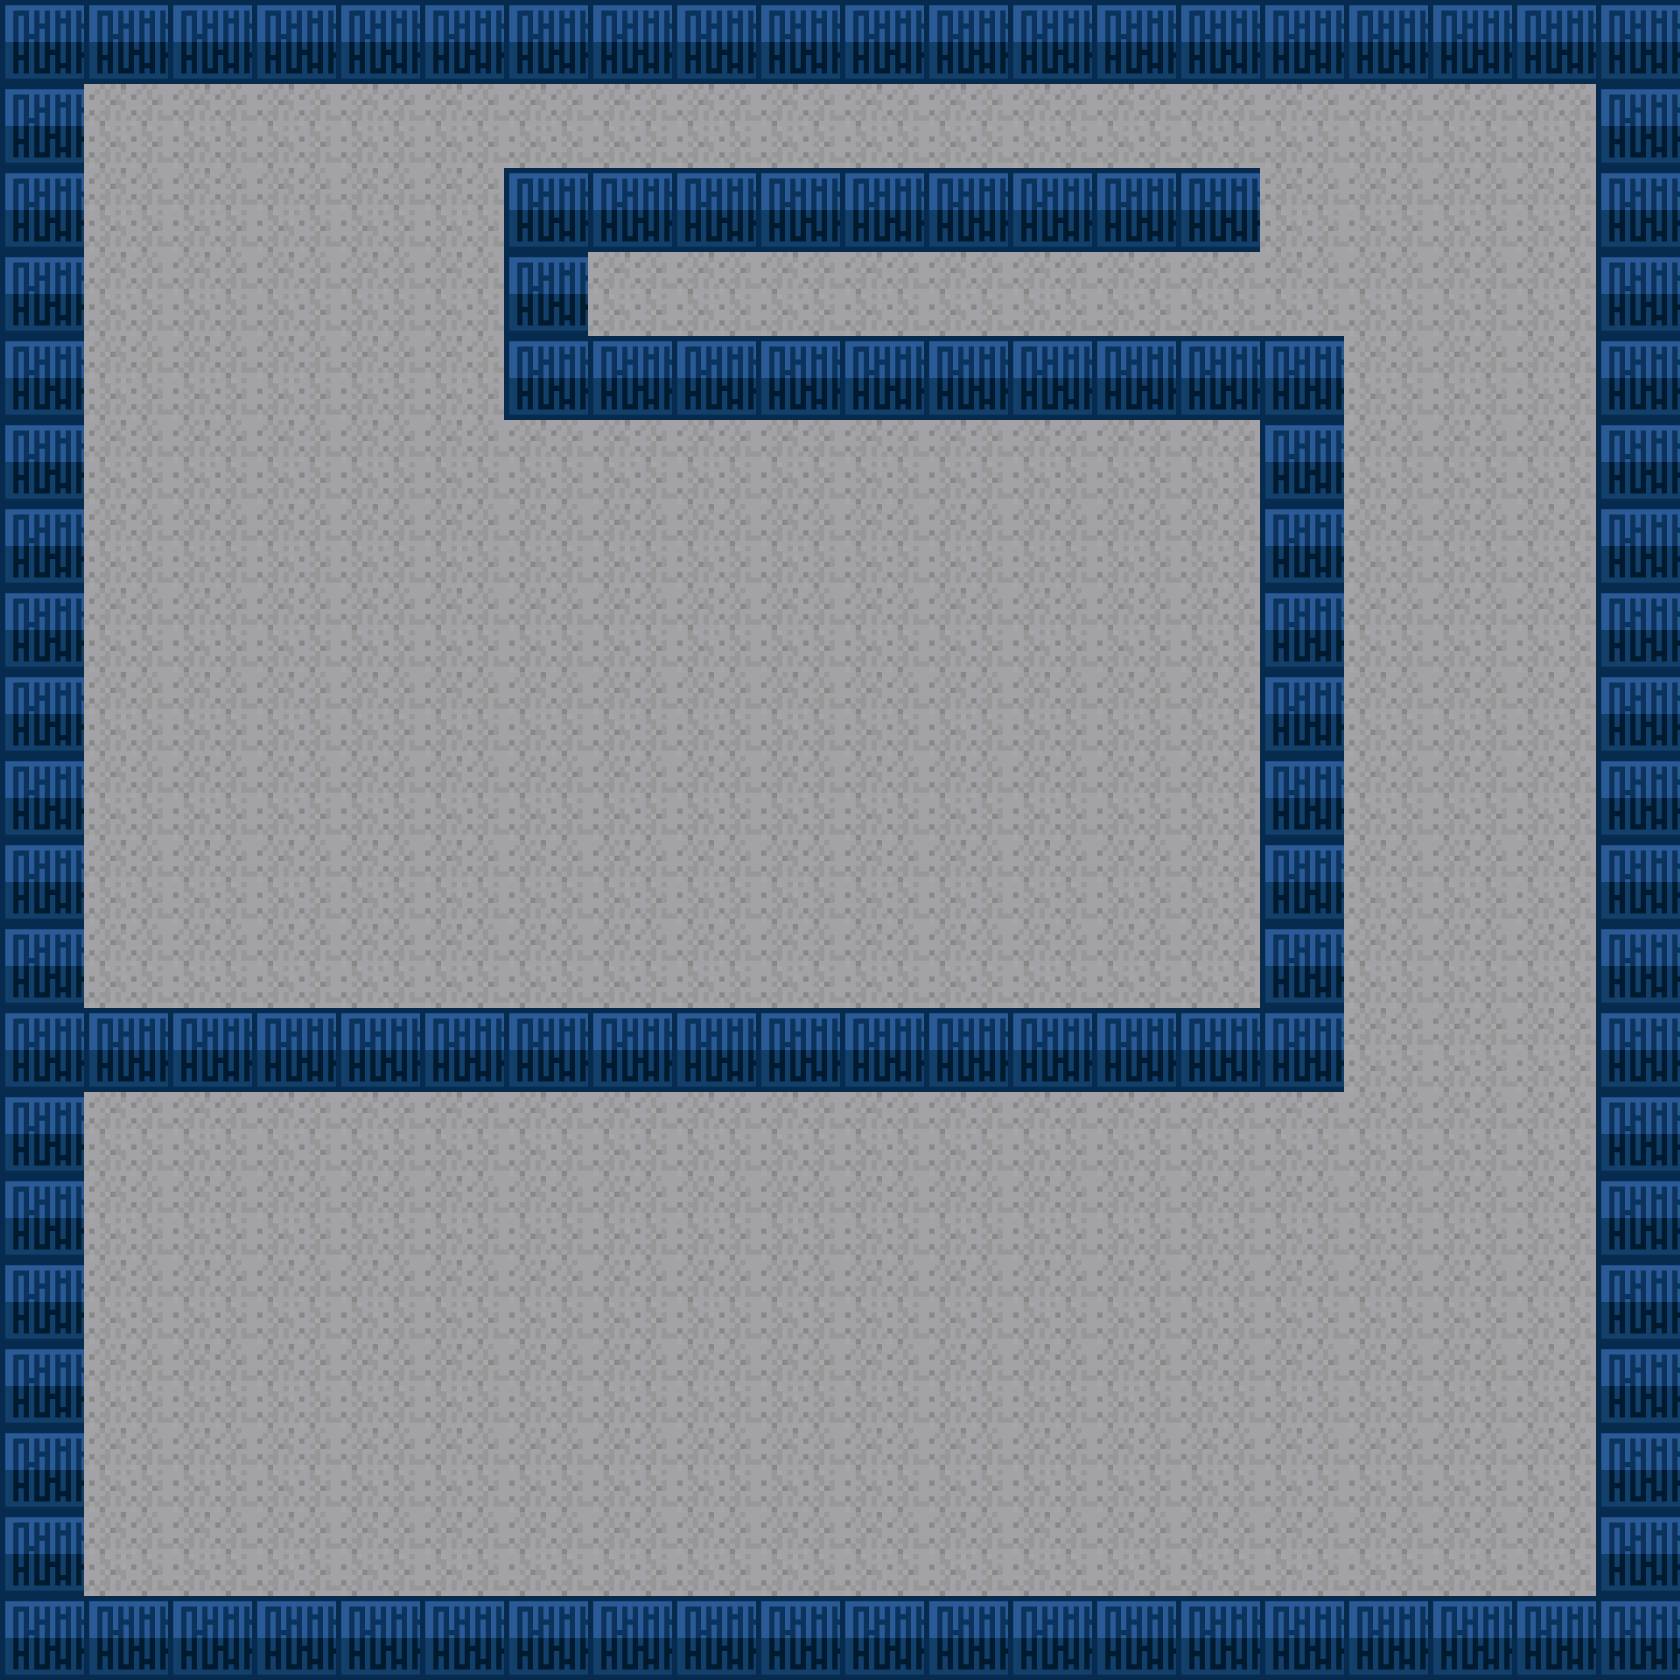

Rendered tile map (Tiled .tmx) drawn with the repository's tilesets; below, a short description and the map source with its tile grids summarised:
An orthogonal 20x20 tile map with 84x84 px tiles, 1 tile layer (Tile Layer 1).

<map version="1.0" orientation="orthogonal" renderorder="right-down" width="20" height="20" tilewidth="84" tileheight="84">
 <tileset firstgid="1" name="tiles" tilewidth="84" tileheight="84">
  <image source="../gfx/tiles.png" width="672" height="336" />
 </tileset>
 <layer name="Tile Layer 1" width="20" height="20">
  <data>[400 cells, 400 non-empty, 2 distinct tile ids]</data>
 </layer>
</map>